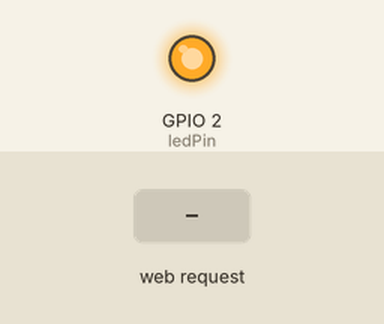
Simulated run of this sketch. Board: ESP8266 (NodeMCU). On the bench: output pins drawn as LEDs (lit = HIGH). The test bench sets the inputs (shaded band). WiFi joins after 1.5 s; servers stay silent unless stated; what the sketch prints to the serial monitor is not drawn.

Above: at 2.7 s.
2.8 s: HTTP request GET /on received
At 3.2 s:
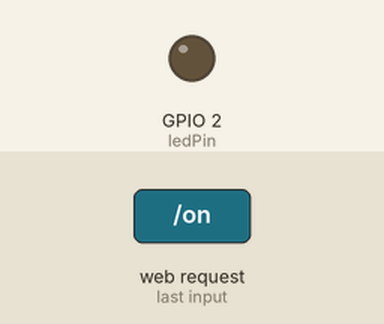
4.3 s: HTTP request GET /off received
At 5.6 s:
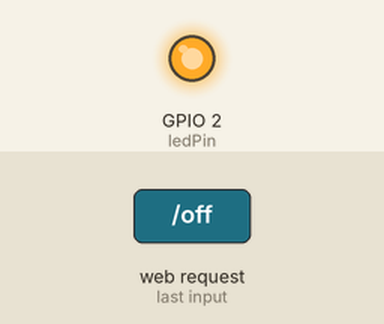
Timing chart, 0 to 7.3 s (numbered marks = the images above; inputs shaded):
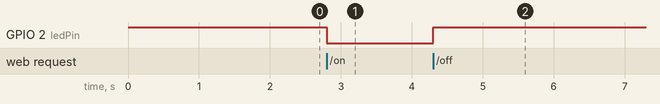

Measured:
- after the input at 2.8 s, GPIO 2 (ledPin): HIGH → LOW at once
- after the input at 4.3 s, GPIO 2 (ledPin): LOW → HIGH at once

The sketch:

test.ino
```cpp
/*
This program sets up a simple web server on an ESP8266.
It allows users to control the built-in LED (GPIO2) through a web interface.
Clicking the 'LED ON' button turns on the LED, while 'LED OFF' turns it off.
*/

#include <ESP8266WiFi.h>
#include <ESP8266WebServer.h>

// Replace with your Wi-Fi credentials
const char* ssid = "Wifi_Name";
const char* password = "Wifi_pass";

ESP8266WebServer server(80); // Web server on port 80

const int ledPin = 2; // Built-in LED pin (GPIO2 for ESP8266)
bool ledState = false; // Track LED state

// HTML content for the web page
String HTMLPage() {
  String html = "<!DOCTYPE html><html>";
  html += "<head><title>ESP8266 LED Control</title></head>";
  html += "<body style='text-align: center; font-family: Arial;'>";

  html += "<h1>ESP8266 LED Control</h1>";
  html += ledState ? "<p>LED is <strong>ON</strong></p>" : "<p>LED is <strong>OFF</strong></p>";
  html += "<a href='/on' style='padding: 10px 20px; background-color: green; color: white; text-decoration: none;'>Turn ON</a>&nbsp;";
  html += "<a href='/off' style='padding: 10px 20px; background-color: red; color: white; text-decoration: none;'>Turn OFF</a>";

  html += "</body></html>";
  return html;
}

// Handle the root path "/"
void handleRoot() {
  server.send(200, "text/html", HTMLPage());
}

// Handle LED ON request
void handleLEDOn() {
  ledState = true;
  digitalWrite(ledPin, LOW); // ESP8266 LED is active LOW
  server.send(200, "text/html", HTMLPage());
}

// Handle LED OFF request
void handleLEDOff() {
  ledState = false;
  digitalWrite(ledPin, HIGH);
  server.send(200, "text/html", HTMLPage());
}

void setup() {
  Serial.begin(115200);

  // Initialize built-in LED pin as output
  pinMode(ledPin, OUTPUT);
  digitalWrite(ledPin, HIGH); // Start with LED off

  // Connect to Wi-Fi
  WiFi.begin(ssid, password);
  Serial.print("Connecting to Wi-Fi");
  while (WiFi.status() != WL_CONNECTED) {
    delay(500);
    Serial.print(".");
  }
  Serial.println("\nConnected to Wi-Fi");
  Serial.println(WiFi.localIP());

  // Define server routes
  server.on("/", handleRoot);
  server.on("/on", handleLEDOn);
  server.on("/off", handleLEDOff);

  // Start the server
  server.begin();
  Serial.println("Server started");
}

void loop() {
  server.handleClient(); // Handle client requests
}
```
